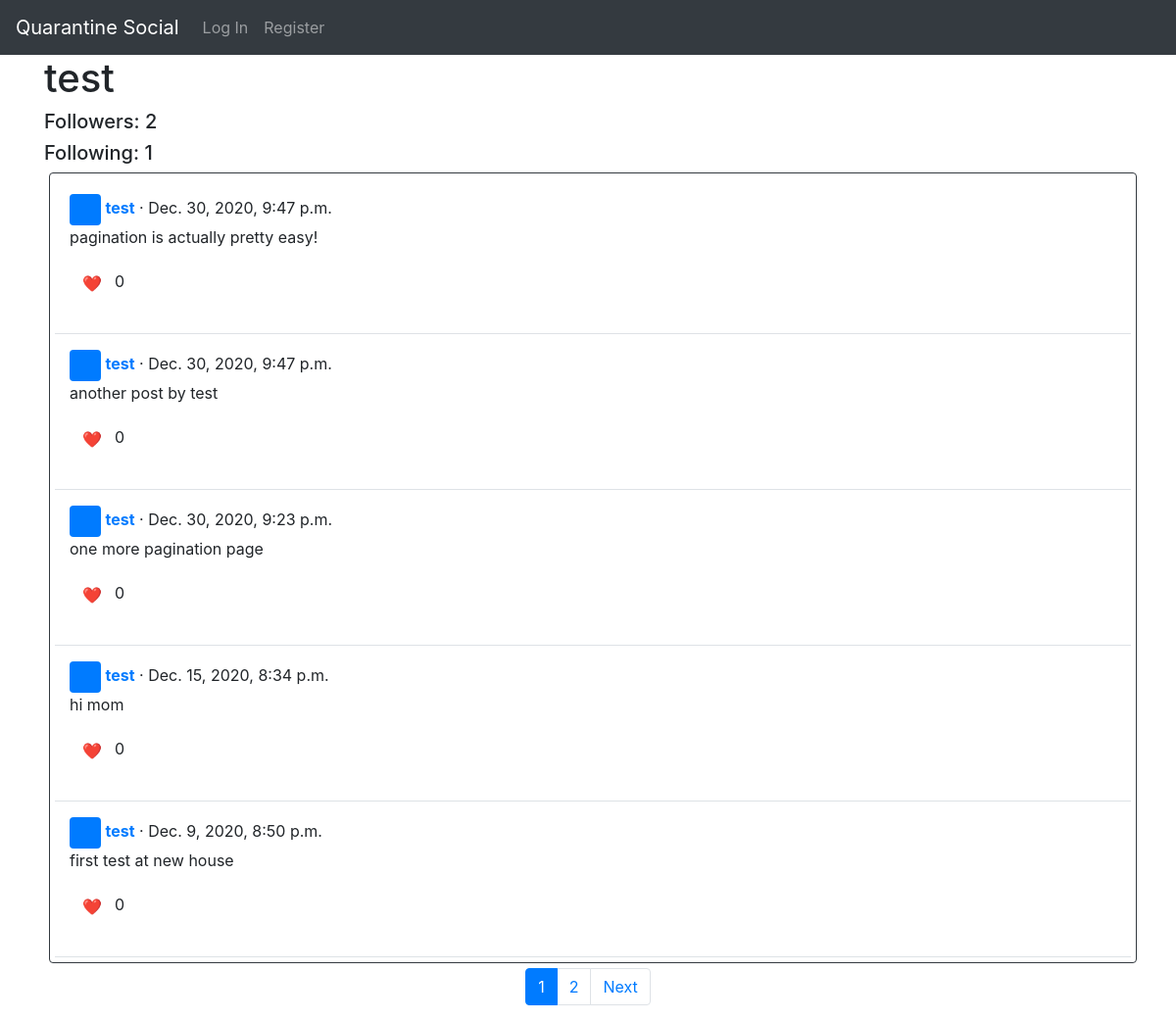
/userProfile/test, run on the app's committed database.
### network/models.py (models this page shows)
class User(AbstractUser):
    num_following = models.IntegerField(default=0)
    num_followers = models.IntegerField(default=0)

class Post(models.Model):
    author = models.ForeignKey(User, on_delete=models.CASCADE)
    content = models.TextField()
    post_date = models.DateTimeField(default=timezone.now)
    num_likes = models.IntegerField(default=0)

### network/views.py (the view, shortened to what this page needs)
# urls.py: path("userProfile/<str:username>", views.profile, name="profile"),
def profile(request, username):
    desired_user = User.objects.filter(username=username).first()
    desired_user_posts = Post.objects.filter(author=desired_user).order_by('-post_date')
    paginator = Paginator(desired_user_posts, NUM_POSTS_PER_PAGE)
    page = request.GET.get('page')
    posts = paginator.get_page(page)
    if not request.user.is_authenticated:
        return render(request, "network/user_profile.html", {
            "desired_user": desired_user,
            "posts": posts
        })

### network/templates/network/user_profile.html (shortened to what this page needs)
{% extends "network/layout.html" %}
{% load static %}
{% block body %}
<div class="container">
    <h1>{{ desired_user.username }}</h1>
    <h5>Followers: {{ desired_user.num_followers }}</h5>
    <h5>Following: {{ desired_user.num_following }}</h5>
    <div class="container border border-dark rounded pst">
        {% for post in posts %}
            <div class="d-flex pt-3">
                <div class="pb-3 mb-0 medium lh-sm border-bottom w-100">
                    <div class="container">
                        <svg class="bd-placeholder-img flex-shrink-0 me-2 rounded" width="32" height="32" xmlns="http://www.w3.org/2000/svg" role="img" aria-label="Placeholder: 32x32" preserveAspectRatio="xMidYMid slice" focusable="false">
                            <text x="90%" y="50%" fill="#007bff" dy=".3em">32x32</text>
                        </svg>
                        <strong class="text-gray-dark"><a href="{% url 'profile' username=post.author %}">{{ post.author }}</a></strong>
                        <span> · {{ post.post_date }}</span>
                        <p>{{ post.content }}</p>
                        <p><button type="button" class="btn btn-link like_unlike_btn" id="{{post.id}}">❤️</button>{{ post.num_likes }}</p>
                    </div>
                </div>
            </div>
        {% endfor %}
    </div>
    <ul class="pagination justify-content-center">
        {% for num in posts.paginator.page_range %}
            {% if posts.number == num %}
                <li class="page-item active"><a class="page-link" href="?page={{ num }}">{{ num }}</a></li>
            {% elif num > posts.number|add:'-3' and num < posts.number|add:'3' %}
                <li class="page-item"><a class="page-link" href="?page={{ num }}">{{ num }}</a></li>
            {% endif %}
        {% endfor %}
        {% if posts.has_next %}
            <li class="page-item"><a class="page-link" href="?page={{ posts.next_page_number }}">Next</a></li>
        {% endif %}
    </ul>
</div>
{% endblock %}

### network/static/network/styles.css (style rules this page uses)
.pst { margin: 5px; padding: 5px; }

### data on the page
User: username "test", num_followers "2", num_following "1"
Post: author "test", post_date "Dec. 30, 2020, 9:47 p.m.", content "pagination is actually pretty easy!", num_likes "0"
Post: author "test", post_date "Dec. 30, 2020, 9:47 p.m.", content "another post by test", num_likes "0"
Post: author "test", post_date "Dec. 30, 2020, 9:23 p.m.", content "one more pagination page", num_likes "0"
Post: author "test", post_date "Dec. 15, 2020, 8:34 p.m.", content "hi mom", num_likes "0"
Post: author "test", post_date "Dec. 9, 2020, 8:50 p.m.", content "first test at new house", num_likes "0"

### other printed values
{{ num }} "1"
{{ num }} "2"
